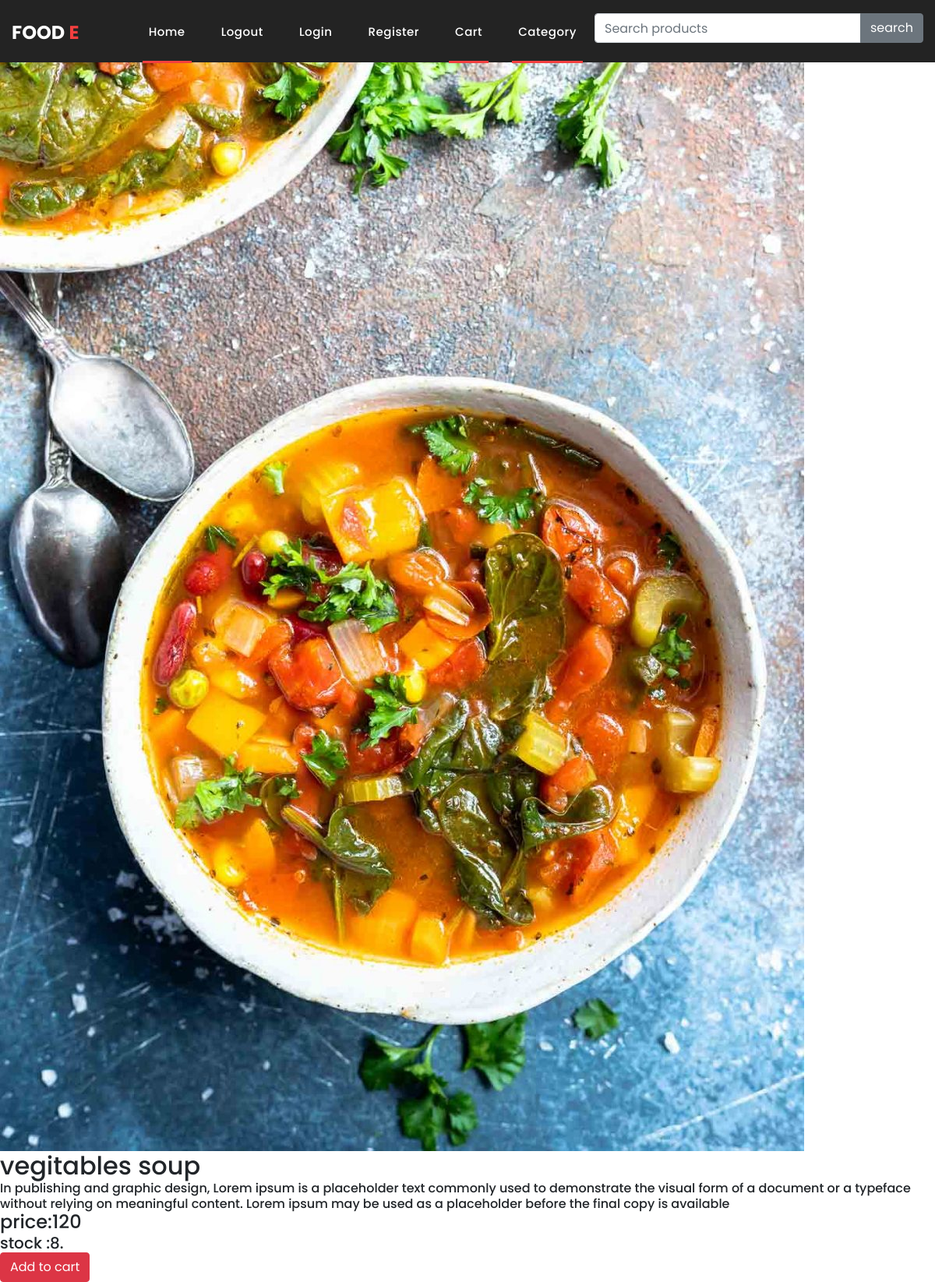
The page /vegitable-reciepy/vegitables-soup/ on the database its author committed.
### shop/models.py (models this page shows, shortened)
class products(models.Model):
    name=models.CharField(max_length=150,unique=True)
    slug=models.SlugField(max_length=150,unique=True)
    img=models.ImageField(upload_to='products')
    desc=models.TextField()
    stock=models.IntegerField()
    avial=models.BooleanField()
    price=models.IntegerField()
    category=models.ForeignKey(categ,on_delete=models.CASCADE)

### shop/views.py (the view)
# urls.py: path('<slug:c_slug>/<slug:product_slug>/',views.prodDetails,name='details'),
def prodDetails(request,c_slug,product_slug):
    try:
        prod=products.objects.get(category__slug=c_slug,slug=product_slug)
    except Exception as e:
        raise e
    return render(request,'item.html',{"prod":prod})

### templates/item.html (shortened to what this page needs)
{% extends 'base.html'%}
{% load static %}
   {% block content %}
        <section class="tm-mb-1" id="about">
            <div class="tm-row tm-about-row">
                <div class="tm-section-1-l">
                    <img src="{{prod.img.url}}" alt="About image" class="tm-img-responsive">
                </div>
                <article class="tm-section-1-r tm-bg-color-8">
                    <h2 class="tm-mb-2 tm-title-color">{{prod.name}}</h2>
                    <h6> {{prod.desc}}</h6>
                    <h4>price:{{prod.price}} </h4>
                    <h5>stock :{{prod.stock}}.</h5>
                    {% if prod.stock <= 0 %}
                    <h3 style="color:red;">sorry..! the product out of stock</h3>
                    {% else %}
                    <a href="{% url 'addcart' prod.id %}" class="btn btn-danger ">Add to cart</a>
                    {% endif%}
                </article>
            </div>
        </section>
       {% endblock %}

### static/h2/assets/css/templatemo-sixteen.css (style rules this page uses)
body { font-family: 'Poppins', sans-serif; overflow-x: hidden; text-rendering: optimizeLegibility; -webkit-font-smoothing: antialiased; -moz-osx-font-smoothing: grayscale; }
a { text-decoration: none!important; }
h1,h2,h3,h4,h5,h6 { margin: 0px; }

### rows shown on the page
products: img (picture), name "vegitables soup", desc "In publishing and graphic design, Lorem ipsum is a placeholder text commonly used to demonstrate the visual form of a document or a typeface without relying on meaningful content. Lorem ipsum may be used as a placeholder before the final copy is available", price "120", stock "8"
